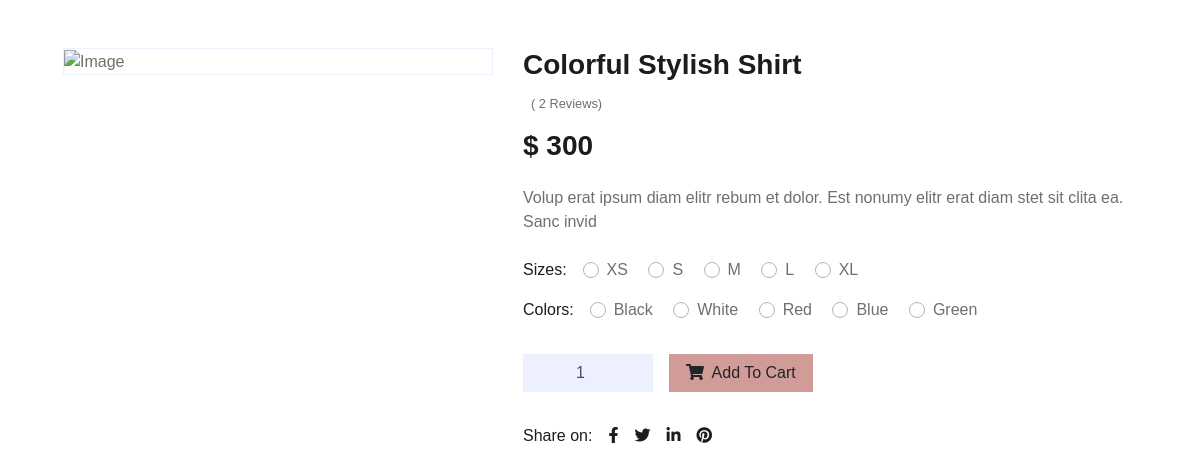
/post_detail/Colorful_Stylish_Shirt, run on the app's committed database.
### post_detail/models.py (models this page shows, shortened)
class Information(models.Model):
    image = CloudinaryField('image')
    name = models.CharField(max_length=100)
    star=models.IntegerField()
    pre_price = models.CharField(max_length=100,null=True)
    price=models.IntegerField(null=True)
    cat=models.ForeignKey(Category,on_delete=models.CASCADE,null=True)
    descriotions = models.CharField(max_length=100)
    slug = models.CharField(max_length=100)
    is_active = models.BooleanField(default=True,null=True)
    is_delete = models.BooleanField(null=True)

### post_detail/views.py (the view)
# urls.py: path('<slug:slug>',views.detail.as_view(),name='detail')
class detail(DetailView):
    template_name = 'post_detail/detail.html'
    model = Information
    context_object_name = 'slug'
    def get_context_data(self, **kwargs):
        context = super().get_context_data(**kwargs)
        loaded_product = self.object
        user_ip = get_client_ip(self.request)
        user_id = None
        if self.request.user.is_authenticated:
            user_id = self.request.user.id
        has_been_visited = ProductVisit.objects.filter(ip__iexact=user_ip, product_id=loaded_product.id).exists()
        if not has_been_visited:
            new_visit = ProductVisit(ip=user_ip, user_id=user_id, product_id=loaded_product.id)
            new_visit.save()
        context['visit'] = ProductVisit.objects.all()
        context['information']=Information.objects.all()
        for a in ProductVisit.objects.all():
            if a.product.id == a.id:
                    print(a.product.name,a.ip.count)
        return context

### utils/http_service.py (called while the page is built)
def get_client_ip(request: HttpRequest):
    x_forwarded_for = request.META.get('HTTP_X_FORWARDED_FOR')
    if x_forwarded_for:
        ip = x_forwarded_for.split(',')[0]
    else:
        ip = request.META.get('REMOTE_ADDR')
    return ip

### post_detail/templates/post_detail/detail.html (shortened to what this page needs)
{% extends 'shared/_layout.html' %}
{% load render_partial %}
{% block content %}
    <div class="container-fluid py-5">
        <div class="row px-xl-5">
            <div class="col-lg-5 pb-5">
                <div id="product-carousel" class="carousel slide" data-ride="carousel">
                    <div class="carousel-inner border">
                        <div class="carousel-item active">
                            <img class="w-100 h-100" src="{{ slug.image.url }}" alt="Image">
                        </div>
                    </div>
                </div>
            </div>
            <div class="col-lg-7 pb-5">
                <h3 class="font-weight-semi-bold">{{ slug.name }}</h3>
                <div class="d-flex mb-3">
                    <small class="pt-1">( {{ slug.productvisit_set.count }} Reviews)</small>
                </div>
                <h3 class="font-weight-semi-bold mb-4">$ {{ slug.price }}</h3>
                <p class="mb-4">{{ slug.descriotions }}</p>
                <div class="d-flex mb-3">
                    <p class="text-dark font-weight-medium mb-0 mr-3">Sizes:</p>
                    <form>
                        <div class="custom-control custom-radio custom-control-inline">
                            <label class="custom-control-label" for="size-1">XS</label>
                        </div>
                        <div class="custom-control custom-radio custom-control-inline">
                            <label class="custom-control-label" for="size-2">S</label>
                        </div>
                        <div class="custom-control custom-radio custom-control-inline">
                            <label class="custom-control-label" for="size-3">M</label>
                        </div>
                        <div class="custom-control custom-radio custom-control-inline">
                            <label class="custom-control-label" for="size-4">L</label>
                        </div>
                        <div class="custom-control custom-radio custom-control-inline">
                            <label class="custom-control-label" for="size-5">XL</label>
                        </div>
                    </form>
                </div>
                <div class="d-flex mb-4">
                    <p class="text-dark font-weight-medium mb-0 mr-3">Colors:</p>
                    <form>
                        <div class="custom-control custom-radio custom-control-inline">
                            <label class="custom-control-label" for="color-1">Black</label>
                        </div>
                        <div class="custom-control custom-radio custom-control-inline">
                            <label class="custom-control-label" for="color-2">White</label>
                        </div>
                        <div class="custom-control custom-radio custom-control-inline">
                            <label class="custom-control-label" for="color-3">Red</label>
                        </div>
                        <div class="custom-control custom-radio custom-control-inline">
                            <label class="custom-control-label" for="color-4">Blue</label>
                        </div>
                        <div class="custom-control custom-radio custom-control-inline">
                            <label class="custom-control-label" for="color-5">Green</label>
                        </div>
                    </form>
                </div>
                <div class="d-flex align-items-center mb-4 pt-2">
                    <div class="input-group quantity mr-3" style="width: 130px;">
                        <input type="number" class="form-control bg-secondary text-center" id="product-count" min="1" value="1">
                    </div>
                    <button class="btn btn-primary px-3"  onclick="addProductToOrder({{ slug.id }}) "><i class="fa fa-shopping-cart mr-1"></i> Add To Cart</button>
                </div>
                <div class="d-flex pt-2">
                    <p class="text-dark font-weight-medium mb-0 mr-2">Share on:</p>
                    <div class="d-inline-flex">
                        <a class="text-dark px-2" href="">
                            <i class="fab fa-facebook-f"></i>
                        </a>
                        <a class="text-dark px-2" href="">
                            <i class="fab fa-twitter"></i>
                        </a>
                        <a class="text-dark px-2" href="">
                            <i class="fab fa-linkedin-in"></i>
                        </a>
                        <a class="text-dark px-2" href="">
                            <i class="fab fa-pinterest"></i>
                        </a>
                    </div>
                </div>
            </div>
        </div>
    </div>
{% endblock %}

### data on the page
Information: name "Colorful Stylish Shirt", productvisit_set.count "2", price "300", descriotions "Volup erat ipsum diam elitr rebum et dolor. Est nonumy elitr erat diam stet sit clita ea. Sanc invid"
